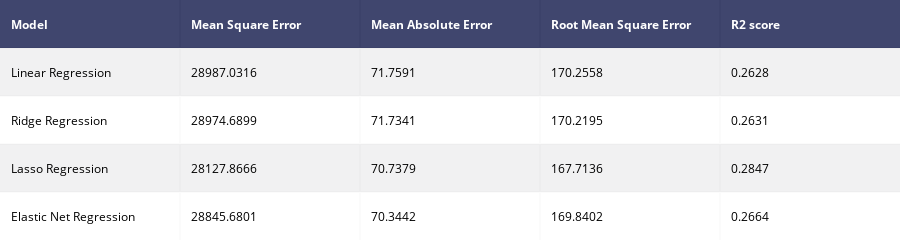

Notebook code cell kept with this figure:
### Markdown cell above
#### Regression evaluation metrics analysis

So to predict detail views we deployed simple linear regression, ridge, lasso, and elastic net regression. Since our target column contains outliers, The Mean Squared Error is the appropriate evaluation metrics here. So the value of  MEan squared error is the least for the lasso regression. From all the regression analysis lasso performed better. 
The visualization of the predicted and original data shows that all the models predicted almost similar to the original values except for the outlier values.

### Code cell
def model_report(model,training_x,testing_x,training_y,testing_y,name) :
    model.fit(training_x,training_y)
    predictions  = model.predict(testing_x)
    #accuracy     = accuracy_score(testing_y,predictions)
    mean_sq_err  = metrics.mean_squared_error(testing_y,predictions)
    mean_abs_err = metrics.mean_absolute_error(testing_y,predictions)
    Rmean_sq_err = np.sqrt(metrics.mean_squared_error(testing_y,predictions) )
    r2_score     = metrics.r2_score(testing_y,predictions)
    df = pd.DataFrame({"Model"                  : [name],
                       "Mean Square Error"      : [mean_sq_err],
                       "Mean Absolute Error"    : [mean_abs_err],
                       "Root Mean Square Error" : [Rmean_sq_err],
                       "R2 score" : [r2_score]
                       
                      })
    return df

model1 = model_report(lr,X_train_s,X_test_s,ytrain,ytest,
                      "Linear Regression")

model2 = model_report(ridge_regressor,X_train_s,X_test_s,ytrain,ytest,
                      "Ridge Regression")

model3 = model_report(lasso_regressor,X_train_s,X_test_s,ytrain,ytest,
                      "Lasso Regression")

model4 = model_report(el_regressor,X_train_s,X_test_s,ytrain,ytest,
                      "Elastic Net Regression")


model_performances = pd.concat([model1,model2,model3,model4],axis = 0).reset_index()
model_performances = model_performances.drop(columns = "index",axis =1)

table  = ff.create_table(np.round(model_performances,4))

py.iplot(table)

### Figure 1 — Plotly figure (JSON) as saved in the notebook; plotly's stock layout.template omitted (floating-point values rounded to 4 significant figures)
{"data": [{"colorscale": [[0, "#00083e"], [0.5, "#ededee"], [1, "#ffffff"]], "hoverinfo": "none", "opacity": 0.75, "showscale": false, "type": "heatmap", "z": [[0, 0, 0, 0, 0], [0.5, 0.5, 0.5, 0.5, 0.5], [1, 1, 1, 1, 1], [0.5, 0.5, 0.5, 0.5, 0.5], [1, 1, 1, 1, 1]]}], "layout": {"annotations": [{"align": "left", "font": {"color": "#ffffff"}, "showarrow": false, "text": "<b>Model</b>", "x": -0.45, "xanchor": "left", "xref": "x1", "y": 0, "yref": "y1"}, {"align": "left", "font": {"color": "#ffffff"}, "showarrow": false, "text": "<b>Mean Square Error</b>", "x": 0.55, "xanchor": "left", "xref": "x1", "y": 0, "yref": "y1"}, {"align": "left", "font": {"color": "#ffffff"}, "showarrow": false, "text": "<b>Mean Absolute Error</b>", "x": 1.55, "xanchor": "left", "xref": "x1", "y": 0, "yref": "y1"}, {"align": "left", "font": {"color": "#ffffff"}, "showarrow": false, "text": "<b>Root Mean Square Error</b>", "x": 2.55, "xanchor": "left", "xref": "x1", "y": 0, "yref": "y1"}, {"align": "left", "font": {"color": "#ffffff"}, "showarrow": false, "text": "<b>R2 score</b>", "x": 3.55, "xanchor": "left", "xref": "x1", "y": 0, "yref": "y1"}, {"align": "left", "font": {"color": "#000000"}, "showarrow": false, "text": "Linear Regression", "x": -0.45, "xanchor": "left", "xref": "x1", "y": 1, "yref": "y1"}, {"align": "left", "font": {"color": "#000000"}, "showarrow": false, "text": "28987.0316", "x": 0.55, "xanchor": "left", "xref": "x1", "y": 1, "yref": "y1"}, {"align": "left", "font": {"color": "#000000"}, "showarrow": false, "text": "71.7591", "x": 1.55, "xanchor": "left", "xref": "x1", "y": 1, "yref": "y1"}, {"align": "left", "font": {"color": "#000000"}, "showarrow": false, "text": "170.2558", "x": 2.55, "xanchor": "left", "xref": "x1", "y": 1, "yref": "y1"}, {"align": "left", "font": {"color": "#000000"}, "showarrow": false, "text": "0.2628", "x": 3.55, "xanchor": "left", "xref": "x1", "y": 1, "yref": "y1"}, {"align": "left", "font": {"color": "#000000"}, "showarrow": false, "text": "Ridge Regression", "x": -0.45, "xanchor": "left", "xref": "x1", "y": 2, "yref": "y1"}, {"align": "left", "font": {"color": "#000000"}, "showarrow": false, "text": "28974.6899", "x": 0.55, "xanchor": "left", "xref": "x1", "y": 2, "yref": "y1"}, {"align": "left", "font": {"color": "#000000"}, "showarrow": false, "text": "71.7341", "x": 1.55, "xanchor": "left", "xref": "x1", "y": 2, "yref": "y1"}, {"align": "left", "font": {"color": "#000000"}, "showarrow": false, "text": "170.2195", "x": 2.55, "xanchor": "left", "xref": "x1", "y": 2, "yref": "y1"}, {"align": "left", "font": {"color": "#000000"}, "showarrow": false, "text": "0.2631", "x": 3.55, "xanchor": "left", "xref": "x1", "y": 2, "yref": "y1"}, {"align": "left", "font": {"color": "#000000"}, "showarrow": false, "text": "Lasso Regression", "x": -0.45, "xanchor": "left", "xref": "x1", "y": 3, "yref": "y1"}, {"align": "left", "font": {"color": "#000000"}, "showarrow": false, "text": "28127.8666", "x": 0.55, "xanchor": "left", "xref": "x1", "y": 3, "yref": "y1"}, {"align": "left", "font": {"color": "#000000"}, "showarrow": false, "text": "70.7379", "x": 1.55, "xanchor": "left", "xref": "x1", "y": 3, "yref": "y1"}, {"align": "left", "font": {"color": "#000000"}, "showarrow": false, "text": "167.7136", "x": 2.55, "xanchor": "left", "xref": "x1", "y": 3, "yref": "y1"}, {"align": "left", "font": {"color": "#000000"}, "showarrow": false, "text": "0.2847", "x": 3.55, "xanchor": "left", "xref": "x1", "y": 3, "yref": "y1"}, {"align": "left", "font": {"color": "#000000"}, "showarrow": false, "text": "Elastic Net Regression", "x": -0.45, "xanchor": "left", "xref": "x1", "y": 4, "yref": "y1"}, {"align": "left", "font": {"color": "#000000"}, "showarrow": false, "text": "28845.6801", "x": 0.55, "xanchor": "left", "xref": "x1", "y": 4, "yref": "y1"}, {"align": "left", "font": {"color": "#000000"}, "showarrow": false, "text": "70.3442", "x": 1.55, "xanchor": "left", "xref": "x1", "y": 4, "yref": "y1"}, {"align": "left", "font": {"color": "#000000"}, "showarrow": false, "text": "169.8402", "x": 2.55, "xanchor": "left", "xref": "x1", "y": 4, "yref": "y1"}, {"align": "left", "font": {"color": "#000000"}, "showarrow": false, "text": "0.2664", "x": 3.55, "xanchor": "left", "xref": "x1", "y": 4, "yref": "y1"}], "height": 200, "margin": {"b": 0, "l": 0, "r": 0, "t": 0}, "xaxis": {"dtick": 1, "gridwidth": 2, "showticklabels": false, "tick0": -0.5, "ticks": "", "zeroline": false}, "yaxis": {"autorange": "reversed", "dtick": 1, "gridwidth": 2, "showticklabels": false, "tick0": 0.5, "ticks": "", "zeroline": false}}}
